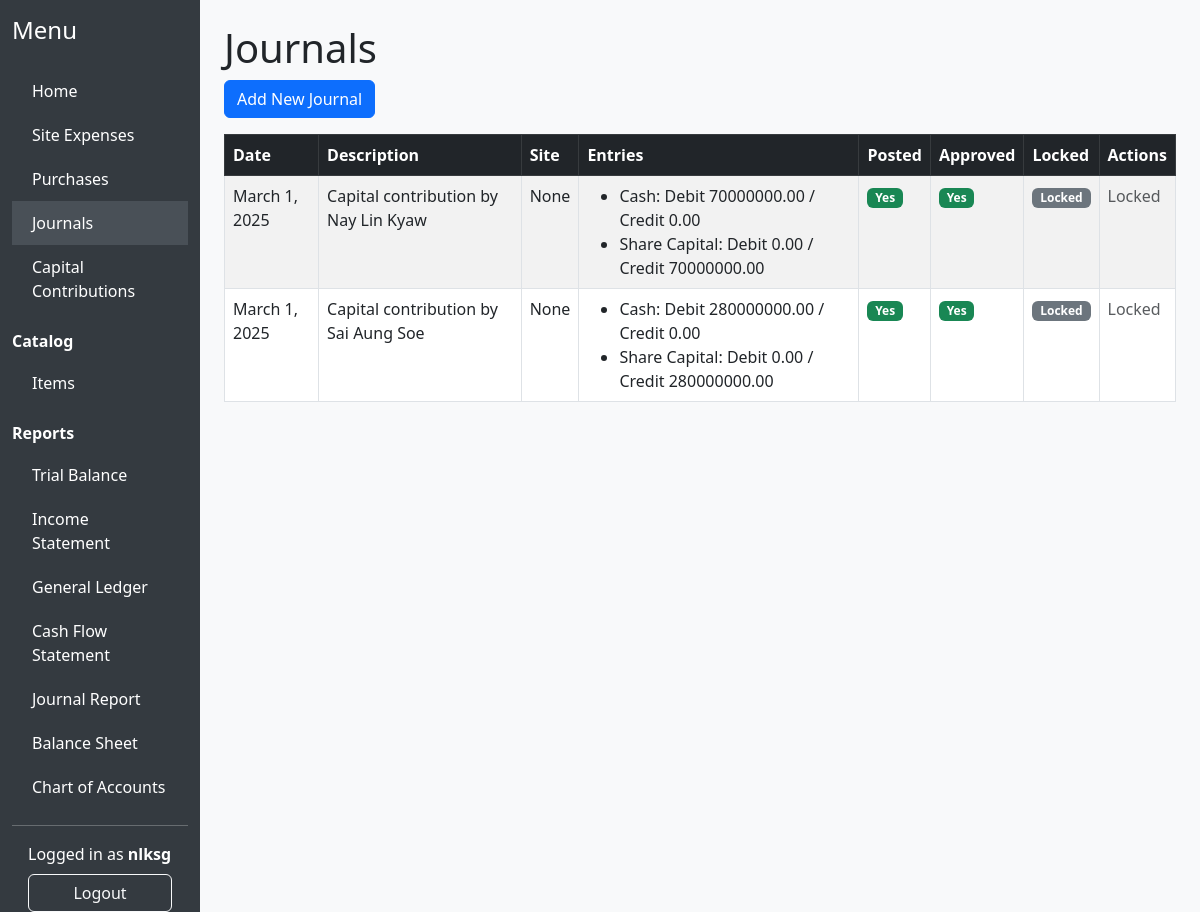
The page /accounting/journals/ (signed in) on the database as committed earlier.
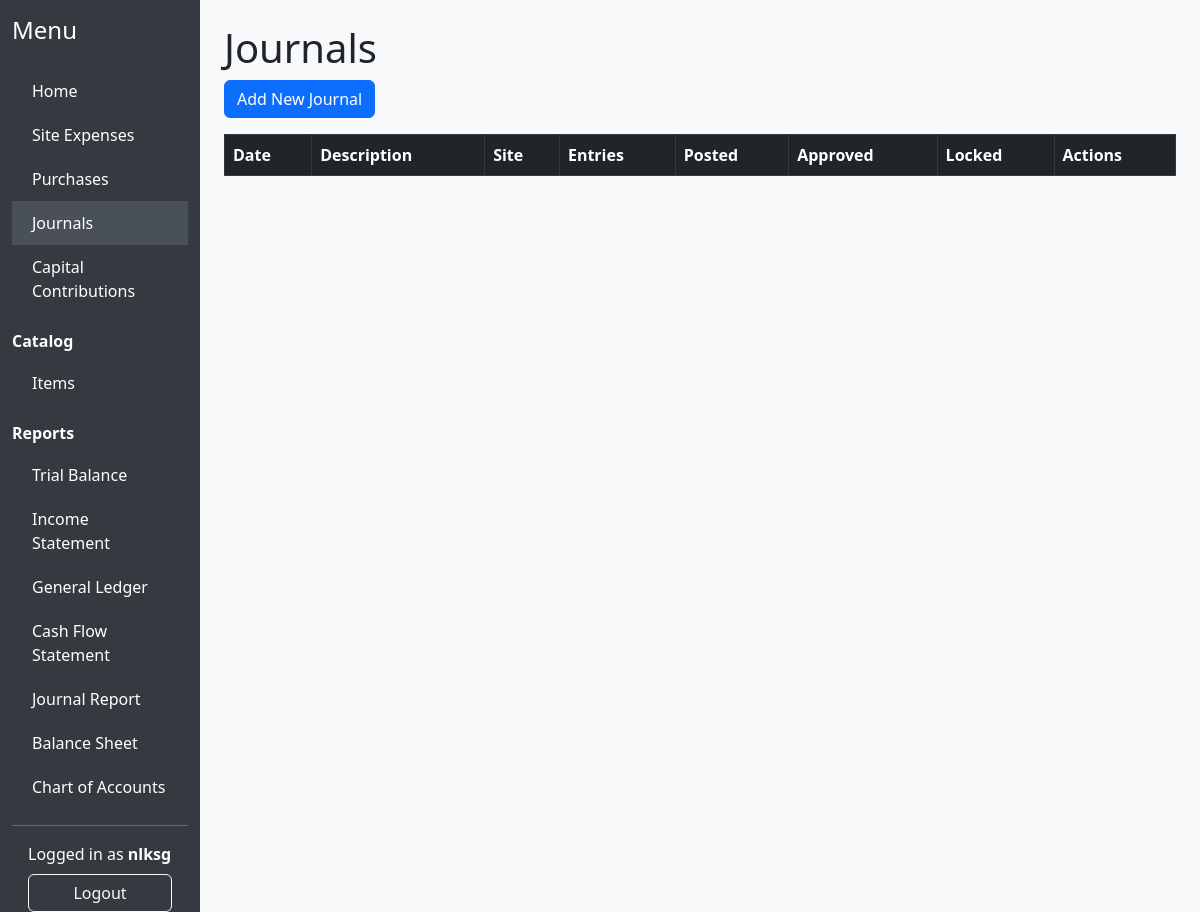
The same page on the database as committed later.
### accounting/models.py (models this page shows, shortened)
class Journal(models.Model):
    description = models.CharField(max_length=200)
    date = models.DateField()
    site = models.ForeignKey(ConstructionSite, on_delete=models.SET_NULL, null=True, blank=True, help_text="Leave blank for company-wide transactions.")
    posted = models.BooleanField(default=False)
    JOURNAL_TYPES = [
        ('general', 'General'),
        ('cash_receipts', 'Cash Receipts'),
        ('cash_payments', 'Cash Payments'),
        ('sales', 'Sales'),
        ('purchases', 'Purchases'),
        ('bank', 'Bank'),
        ('petty_cash', 'Petty Cash'),
        ('payroll', 'Payroll'),
        ('capital', 'Capital'),
        ('adjustment', 'Adjustment'),
    ]
    journal_type = models.CharField(max_length=20, choices=JOURNAL_TYPES, default='general')
    approved = models.BooleanField(default=False)
    approved_by = models.CharField(max_length=100, null=True, blank=True)
    approved_at = models.DateTimeField(null=True, blank=True)
    locked = models.BooleanField(default=False)

class JournalEntry(models.Model):
    journal = models.ForeignKey(Journal, related_name='entries', on_delete=models.CASCADE)
    account = models.ForeignKey(Account, on_delete=models.CASCADE)
    debit = models.DecimalField(max_digits=15, decimal_places=2, default=0)
    credit = models.DecimalField(max_digits=15, decimal_places=2, default=0)

class Account(models.Model):
    ACCOUNT_TYPES = [
        ('asset', 'Asset'),
        ('liability', 'Liability'),
        ('equity', 'Equity'),
        ('income', 'Income'),
        ('expense', 'Expense'),
    ]
    name = models.CharField(max_length=100)
    type = models.CharField(max_length=10, choices=ACCOUNT_TYPES)
    account_code = models.CharField(max_length=20, unique=True)
    parent = models.ForeignKey('self', null=True, blank=True, on_delete=models.SET_NULL, related_name='children')
    active = models.BooleanField(default=True)

### accounting/views.py (the view)
# urls.py: path('journals/', views.journal_list, name='journal_list'),
@login_required
def journal_list(request):
    journals = Journal.objects.select_related('site').all().order_by('-date')
    return render(request, 'accounting/transaction_list.html', {'transactions': journals, 'is_approver': is_approver(request.user)})

### accounting/templatetags/accounting_extras.py (called while the page is built)
@register.filter
def startswith(text, starts):
    if isinstance(text, str):
        return text.startswith(starts)
    return False

@register.filter(name='is_accountant_or_admin')
def is_accountant_or_admin(user):
    return user.groups.filter(name__in=['Accountant', 'Admin']).exists()

### accounting/views.py (called while the page is built)
def is_approver(user):
    return user.is_superuser or user.groups.filter(name__in=["Admin", "Accountant"]).exists()

### accounting/templates/accounting/transaction_list.html (shortened to what this page needs)
{% extends 'accounting/base.html' %}
{% block content %}
<h1>Journals</h1>
<a href="{% url 'accounting:journal_create' %}" class="btn btn-primary mb-3">Add New Journal</a>
<div class="table-responsive">
<table class="table table-bordered table-striped bg-white">
    <thead class="table-dark">
    <tr>
        <th>Date</th>
        <th>Description</th>
        <th>Site</th>
        <th>Entries</th>
        <th>Posted</th>
        <th>Approved</th>
        <th>Locked</th>
        <th>Actions</th>
    </tr>
    </thead>
    <tbody>
    {% for journal in transactions %}
    <tr>
        <td>{{ journal.date }}</td>
        <td>{{ journal.description }}</td>
        <td>{{ journal.site }}</td>
        <td>
            <ul class="mb-0">
            {% for entry in journal.entries.all %}
                <li>{{ entry.account.name }}: Debit {{ entry.debit }} / Credit {{ entry.credit }}</li>
            {% endfor %}
            </ul>
        </td>
        <td>{% if journal.posted %}<span class="badge bg-success">Yes</span>{% else %}<span class="badge bg-warning">No</span>{% endif %}</td>
        <td>{% if journal.approved %}<span class="badge bg-success">Yes</span>{% else %}<span class="badge bg-danger">No</span>{% endif %}</td>
        <td>{% if journal.locked %}<span class="badge bg-secondary">Locked</span>{% else %}<span class="badge bg-info">Open</span>{% endif %}</td>
        <td>
            {% if not journal.locked and is_approver %}
                <a href="{% url 'accounting:journal_post' journal.pk %}" class="btn btn-sm btn-success">Approve/Lock</a>
            {% elif not journal.locked %}
                <span class="text-muted">No permission</span>
            {% else %}
                <span class="text-muted">Locked</span>
            {% endif %}
        </td>
    </tr>
    {% endfor %}
    </tbody>
</table>
</div>
{% endblock %}

Rows that differ between the two databases and show on the page:
removed Journal: date "March 1, 2025", description "Capital contribution by Nay Lin Kyaw", site "None", posted "Yes", approved "Yes", locked "Locked"
removed JournalEntry: account.name "Cash", debit "70000000.00", credit "0.00", shown under "March 1, 2025"
removed JournalEntry: account.name "Share Capital", debit "0.00", credit "70000000.00", shown under "March 1, 2025"
removed Journal: date "March 1, 2025", description "Capital contribution by Sai Aung Soe", site "None", posted "Yes", approved "Yes", locked "Locked"
removed JournalEntry: account.name "Cash", debit "280000000.00", credit "0.00", shown under "March 1, 2025"
removed JournalEntry: account.name "Share Capital", debit "0.00", credit "280000000.00", shown under "March 1, 2025"
